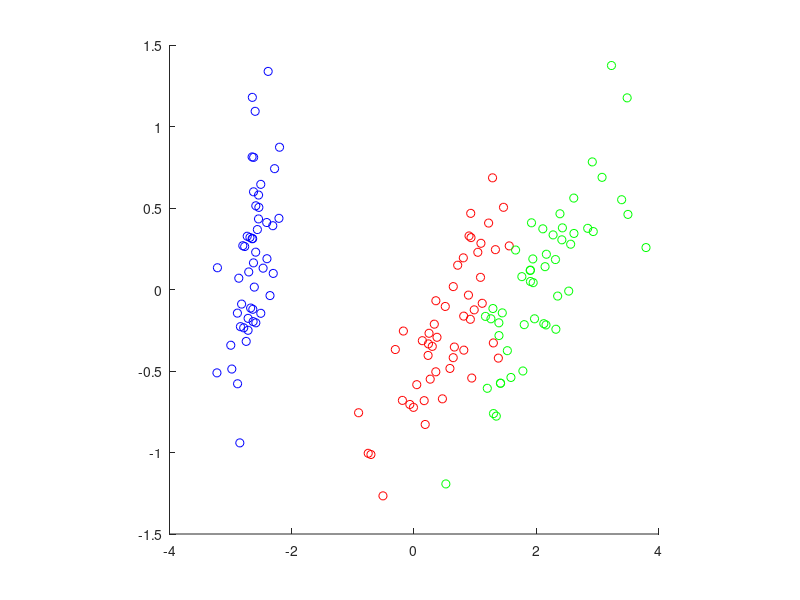
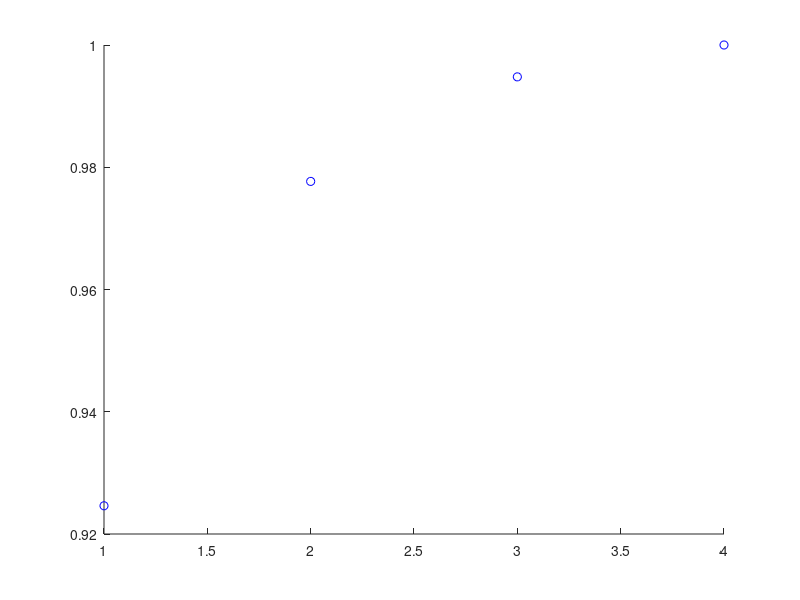

Source code (MATLAB) for these figures, in order:
clear all;,close all;
X=load('iris4d.txt');
[d,n]=size(X);

%disp([d, n]);

disp(X)

%% d次元の平均ベクトルを求める
m=zeros(d,1);
for ii = 1 : n
  m=m+X(:,ii);
end
m=m./n;

%% dxdの分散共分散行列を求める
%% まずは自己相関行列Rを求める
R=zeros(d,d);
for ii = 1 : n
    R = R + X(:, ii)*X(:, ii)';
end
R=R./n;

%Rとmを使って分散共分散行列Sを求める
S=R-m*m';

% Sの固有値と固有ベクトルを求める
%D...Sの固有値が対角要素に格納された行列
%U...各固有値に対応する固有ベクトルが縦に格納された行列
[U D]=eig(S); 

%valueはD(固有値)の対角要素
[value index]=sort(diag(D), 'descend');
disp(index);
disp(value);
best = disp(value(1));
secondBest = disp(value(2));

u=[U(:, index(1)), U(:, index(2))];
disp(u);
Z=zeros(2, n);
for ii = 1 : n
  Z(:, ii) = u'*(X(:, ii)-m);
end

lamda=zeros(4,n)
for ii = 1 : n
  Z(:, ii) = u'*(X(:, ii)-m);
end

S = sum(value)

valueSum = 0;
for ii = 1 : d
  valueSum = valueSum + value(ii);
  if ii == 1  
    figure(2),clf,hold on,plot(ii, valueSum/S, 'bo');
  elseif ii >= 2
    figure(2),plot(ii, valueSum/S, 'bo');
  end
end



disp(Z);

figure(1),clf,hold on,plot(Z(1, 1:50),Z(2,1:50),'bo');
figure(1),plot(Z(1, 51:100),Z(2, 51:100),'ro');
figure(1),plot(Z(1, 101:150),Z(2, 101:150),'go');
axis square
